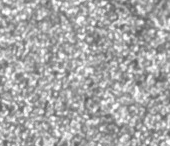
#> input picture enhanced_debug/06_resolution_adaptive_original.png, 170 x 146 px; its folder holds only this picture in this run
$ python -i noise_metrics.py   (imports and definitions only)   (older library calls are emulated)
#> lines starting #> are read from the running program, lines starting #| are printed output that depends on the picture
# analysis/metrics/noise_metrics.py

import cv2
import numpy as np
from scipy import ndimage
from skimage.restoration import estimate_sigma


def estimate_image_noise(image):
    """Estimate overall noise level in the image

    Args:
        image: Grayscale image array

    Returns:
        float: Estimated noise standard deviation
    """
    # Wavelet-based noise estimation
    noise_sigma = estimate_sigma(image, average_sigmas=True)

    # Alternative method using difference between image and smoothed version
    smoothed = cv2.GaussianBlur(image, (5, 5), 0)
    noise_diff = image.astype(float) - smoothed.astype(float)
    noise_std = np.std(noise_diff)

    # Combine estimates (weighted)
    combined_noise = (0.7 * noise_sigma + 0.3 * noise_std)

    return combined_noise


def analyze_local_noise(image, block_size=32):
    """Analyze noise characteristics in local image regions

    Args:
        image: Grayscale image array
        block_size: Size of local blocks to analyze

    Returns:
        dict: Local noise characteristics
    """
    h, w = image.shape
    noise_map = np.zeros((h // block_size, w // block_size), dtype=float)
    local_snr_map = np.zeros_like(noise_map)

    for i in range(0, h - block_size, block_size):
        for j in range(0, w - block_size, block_size):
            block = image[i:i + block_size, j:j + block_size]

            # Local noise measurement
            smoothed = cv2.GaussianBlur(block.astype(float), (5, 5), 0)
            noise = block.astype(float) - smoothed
            noise_level = np.std(noise)

            # Local SNR calculation
            signal_level = np.std(smoothed)
            snr = signal_level / (noise_level + 1e-6)  # Avoid division by zero

            # Store measurements
            map_i, map_j = i // block_size, j // block_size
            if map_i < noise_map.shape[0] and map_j < noise_map.shape[1]:
                noise_map[map_i, map_j] = noise_level
                local_snr_map[map_i, map_j] = snr

    # Calculate statistical metrics
    avg_noise = np.mean(noise_map)
    max_noise = np.max(noise_map)
    avg_snr = np.mean(local_snr_map)
    snr_uniformity = 1.0 - np.std(local_snr_map) / (np.mean(local_snr_map) + 1e-6)

    return {
        'avg_noise': avg_noise,
        'max_noise': max_noise,
        'noise_map': noise_map,
        'avg_snr': avg_snr,
        'snr_map': local_snr_map,
        'snr_uniformity': snr_uniformity
    }


def estimate_noise_frequency(image):
    """Estimate noise frequency characteristics using FFT

    Args:
        image: Grayscale image array

    Returns:
        dict: Frequency domain noise characteristics
    """
    # Apply FFT to get frequency domain representation
    f_transform = np.fft.fft2(image.astype(float))
    f_shift = np.fft.fftshift(f_transform)
    magnitude = np.log(np.abs(f_shift) + 1)

    # Get dimensions
    h, w = image.shape
    cy, cx = h // 2, w // 2

    # Create masks for different frequency bands
    y, x = np.ogrid[-cy:h - cy, -cx:w - cx]
    low_radius = min(h, w) // 8
    mid_radius = min(h, w) // 4

    # Define frequency regions
    low_freq_mask = x ** 2 + y ** 2 <= low_radius ** 2
    mid_freq_mask = (x ** 2 + y ** 2 > low_radius ** 2) & (x ** 2 + y ** 2 <= mid_radius ** 2)
    high_freq_mask = x ** 2 + y ** 2 > mid_radius ** 2

    # Calculate energy in each frequency band
    low_freq_energy = np.sum(magnitude[low_freq_mask])
    mid_freq_energy = np.sum(magnitude[mid_freq_mask])
    high_freq_energy = np.sum(magnitude[high_freq_mask])
    total_energy = low_freq_energy + mid_freq_energy + high_freq_energy

    # Calculate percentage of energy in each band
    if total_energy > 0:
        low_freq_percent = (low_freq_energy / total_energy) * 100
        mid_freq_percent = (mid_freq_energy / total_energy) * 100
        high_freq_percent = (high_freq_energy / total_energy) * 100
    else:
        low_freq_percent = mid_freq_percent = high_freq_percent = 0

    # Higher high-frequency content typically indicates more noise
    noise_frequency_score = high_freq_percent

    return {
        'low_freq_percent': low_freq_percent,
        'mid_freq_percent': mid_freq_percent,
        'high_freq_percent': high_freq_percent,
        'noise_frequency_score': noise_frequency_score
    }


# [45 lines left out: function compute_signal_to_noise_ratio, not called in this run]


def compute_noise_metrics(image):
    """Compute comprehensive noise metrics for an image

    Args:
        image: Grayscale image to analyze

    Returns:
        dict: Dictionary of noise metrics including SNR
    """
    # Make sure image is grayscale
    if len(image.shape) == 3:
        gray = cv2.cvtColor(image, cv2.COLOR_RGB2GRAY)
    else:
        gray = image.copy()

    # Get noise estimate
    noise_std = estimate_image_noise(gray)

    # Calculate signal properties
    mean_signal = np.mean(gray)
    signal_std = np.std(gray)

    # Calculate SNR (Signal-to-Noise Ratio)
    snr = signal_std / noise_std if noise_std > 0 else float('inf')

    # SNR in decibels (dB) = 20 * log10(signal / noise)
    snr_db = 20 * np.log10(snr) if snr > 0 else float('-inf')

    # Normalize SNR for quality score (0-100)
    # Good SNR is typically >20dB, excellent >30dB
    normalized_snr = min(100, max(0, snr_db * 2.5)) if snr_db > 0 else 0

    # Get local noise variation
    local_noise = analyze_local_noise(gray)

    # Get frequency-based noise metrics
    freq_metrics = estimate_noise_frequency(gray)

    return {
        'noise_std': noise_std,
        'mean_signal': mean_signal,
        'signal_std': signal_std,
        'snr': snr,
        'snr_db': snr_db,
        'local_variation': local_noise,
        'frequency_metrics': freq_metrics,
        # Use normalized SNR as the final noise quality metric
        'noise_level': normalized_snr  # This is used in the overall score
    }

>>> import cv2
>>> picture = cv2.cvtColor(cv2.imread('../../enhanced_debug/06_resolution_adaptive_original.png'), cv2.COLOR_BGR2RGB)
#> picture is the input picture: shape (146, 170, 3); min 85, max 255, mean 167.8
>>> result = compute_noise_metrics(picture)
#> in estimate_image_noise, `noise_sigma = estimate_sigma(image, average_sigmas=True)`: noise_sigma = 3.77
#> in estimate_image_noise, `smoothed = cv2.GaussianBlur(image, (5, 5), 0)`:
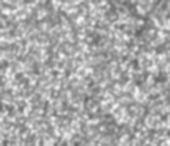
#> smoothed: shape (146, 170); min 98, max 249, mean 167.8
#> in estimate_image_noise, `noise_diff = image.astype(float) - smoothed.astype(float)`:
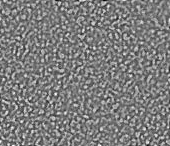
#> noise_diff: shape (146, 170) float64; min -44, max 45, mean 0; drawn with min black and max white
#> in estimate_image_noise, `noise_std = np.std(noise_diff)`: noise_std = 11.42
#> in estimate_image_noise, `combined_noise = (0.7 * noise_sigma + 0.3 * noise_std)`: combined_noise = 6.07
#> in compute_noise_metrics, `mean_signal = np.mean(gray)`: mean_signal = 167.8
#> in compute_noise_metrics, `signal_std = np.std(gray)`: signal_std = 31.36
#> in compute_noise_metrics, `snr = signal_std / noise_std if noise_std > 0 else float('inf')`: snr = 5.17
#> in compute_noise_metrics, `snr_db = 20 * np.log10(snr) if snr > 0 else float('-inf')`: snr_db = 14.27
#> in compute_noise_metrics, `normalized_snr = min(100, max(0, snr_db * 2.5)) if snr_db > 0 else 0`: normalized_snr = 35.67
#> after the loop in analyze_local_noise, `for i in range(0, h - block_size, block_size):`:
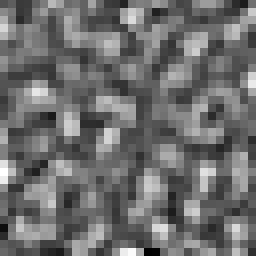
#> noise: shape (32, 32) float64 (shown 8 times larger); min -31.16, max 40.98, mean 0; drawn with min black and max white
#> after the loop in analyze_local_noise, `for i in range(0, h - block_size, block_size):`:
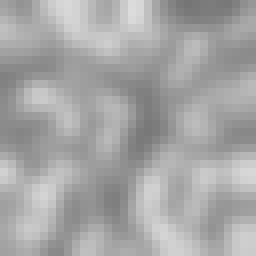
#> smoothed: shape (32, 32) float64 (shown 8 times larger); min 117.9, max 220.8, mean 166.6
#> after the loop in analyze_local_noise, `for i in range(0, h - block_size, block_size):`: local_snr_map = [[2.1, 2.21, 1.91, 1.88, 2.55], [1.79, 1.88, 1.88, 1.92, 2.1], [2.14, 1.83, 2.15, 2.01, 2.42], [1.83, 1.7, 2.13, 2.46, 1.84]]; noise_map = [[11.37, 10.54, 12.42, 12.56, 9.96], [11.86, 11.2, 11.71, 11.63, 11.56], [11.5, 11.96, 10.87, 10.8, 11.27], [13.85, 12.17, 11.19, 11.14, 11.45]]
#> in analyze_local_noise, `avg_noise = np.mean(noise_map)`: avg_noise = 11.55
#> in analyze_local_noise, `max_noise = np.max(noise_map)`: max_noise = 13.85
#> in analyze_local_noise, `avg_snr = np.mean(local_snr_map)`: avg_snr = 2.04
#> in analyze_local_noise, `snr_uniformity = 1.0 - np.std(local_snr_map) / (np.mean(local_snr_map)..`: snr_uniformity = 0.887
#> in compute_noise_metrics, `local_noise = analyze_local_noise(gray)`: local_noise = 6 items
#> in estimate_noise_frequency, `magnitude = np.log(np.abs(f_shift) + 1)`:
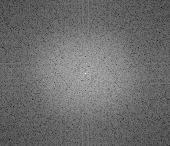
#> magnitude: shape (146, 170) float64; min 0.68, max 15.24, mean 6.9; drawn with min black and max white
#> in estimate_noise_frequency, `low_freq_energy = np.sum(magnitude[low_freq_mask])`: low_freq_energy = 9513
#> in estimate_noise_frequency, `mid_freq_energy = np.sum(magnitude[mid_freq_mask])`: mid_freq_energy = 26587.7
#> in estimate_noise_frequency, `high_freq_energy = np.sum(magnitude[high_freq_mask])`: high_freq_energy = 135202.5
#> in estimate_noise_frequency, `total_energy = low_freq_energy + mid_freq_energy + high_freq_energy`: total_energy = 171303.2
#> in estimate_noise_frequency, `low_freq_percent = (low_freq_energy / total_energy) * 100`: low_freq_percent = 5.55
#> in estimate_noise_frequency, `mid_freq_percent = (mid_freq_energy / total_energy) * 100`: mid_freq_percent = 15.52
#> in estimate_noise_frequency, `high_freq_percent = (high_freq_energy / total_energy) * 100`: high_freq_percent = 78.93
#> in compute_noise_metrics, `freq_metrics = estimate_noise_frequency(gray)`: freq_metrics = {'low_freq_percent': 5.55, 'mid_freq_percent': 15.52, 'high_freq_percent': 78.93, 'noise_frequency_score': 78.93}
#> result = 8 items

$ run again, on enhanced_debug/06a_image_analysis.png
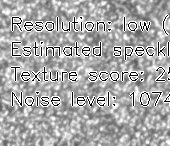
#> input picture enhanced_debug/06a_image_analysis.png, 170 x 146 px
#> picture is the input picture: shape (146, 170, 3); min 0, max 255, mean 169.1
#> noise_sigma = 5.5
#> in estimate_image_noise, `noise_diff = image.astype(float) - smoothed.astype(float)`:
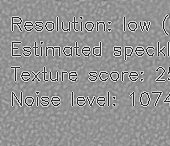
#> noise_diff: shape (146, 170) float64; min -192, max 139, mean 0; drawn with min black and max white
#> in estimate_image_noise, `noise_std = np.std(noise_diff)`: noise_std = 47.4
#> combined_noise = 18.07
#> mean_signal = 169.1
#> signal_std = 56.94
#> snr = 3.15
#> snr_db = 9.97
#> normalized_snr = 24.92
#> after the loop in analyze_local_noise, `for i in range(0, h - block_size, block_size):`: local_snr_map = [[0.47, 0.404, 0.442, 0.536, 0.529], [0.425, 0.393, 0.386, 0.406, 0.416], [0.492, 0.405, 0.461, 0.394, 0.46], [0.568, 0.361, 0.48, 0.63, 0.48]]; noise_map = [[51.16, 56.05, 52.98, 44.07, 46.58], [48.72, 53.02, 56.05, 50.74, 55.57], [49.28, 54.67, 47.82, 52.01, 54.39], [43.91, 53.38, 47.76, 42.21, 42.99]]
#> avg_noise = 50.17
#> max_noise = 56.05
#> avg_snr = 0.457
#> snr_uniformity = 0.853
#> local_noise = 6 items
#> in estimate_noise_frequency, `magnitude = np.log(np.abs(f_shift) + 1)`:
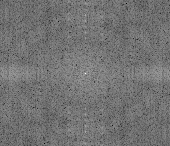
#> magnitude: shape (146, 170) float64; min 3.29, max 15.25, mean 8.69; drawn with min black and max white
#> low_freq_energy = 9436.4
#> mid_freq_energy = 27006.7
#> high_freq_energy = 179282.3
#> total_energy = 215725.4
#> low_freq_percent = 4.37
#> mid_freq_percent = 12.52
#> high_freq_percent = 83.11
#> freq_metrics = {'low_freq_percent': 4.37, 'mid_freq_percent': 12.52, 'high_freq_percent': 83.11, 'noise_frequency_score': 83.11}
#> result = 8 items
